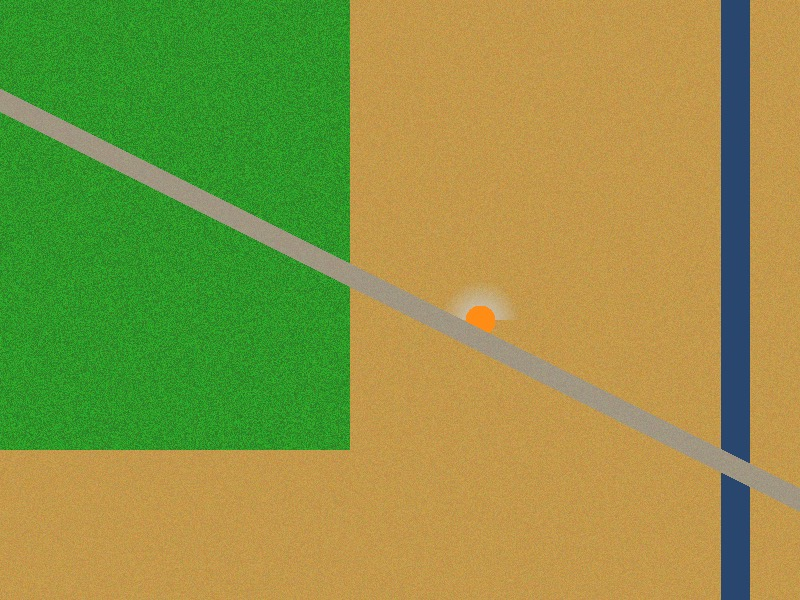
#> input picture samples/sample_aerial.jpg, 800 x 600 px
$ python -i fire_detector.py   (imports and definitions only)   (older library calls are emulated)
#> lines starting #> are read from the running program, lines starting #| are printed output that depends on the picture; after the words box and inside, x2 and y2 are one past the last pixel; in counts of white or black regions, pixels touching at a corner belong together
"""Early Smoke and Flame / Hotspot Detection Service for SEKAT-AI.

Lightweight, deterministic computer-vision detection based on colour and texture.
"""

import subprocess
from dataclasses import dataclass
from pathlib import Path
from typing import Any, Dict, List, Optional, Union

import cv2
import numpy as np
from PIL import Image

from backend.app.core.config import OUTPUT_DIR
from backend.app.services.map_renderer import draw_detections, draw_firebreak, transform_points

MAX_ANNOTATED_SECONDS = 60


@dataclass
class SceneMasks:
    """Boolean per-pixel scene classes of one frame."""

    fire: np.ndarray
    smoke: np.ndarray
    fuel: np.ndarray  # Unburnt, unobscured vegetation/soil that fire can reach


def flame_mask(rgb: np.ndarray) -> np.ndarray:
    """Pixels with flame colour (bright, saturated red-orange to yellow)."""
    hsv = cv2.cvtColor(rgb, cv2.COLOR_RGB2HSV)
    mask = cv2.inRange(hsv, (3, 105, 222), (32, 255, 255)) > 0
    ys, xs = np.nonzero(mask)
    r, g, b = rgb[ys, xs].astype(np.int16).T
    mask[ys, xs] = (g >= 85) & (r - b >= 90) & (r >= g)
    return mask


def ground_mask(rgb: np.ndarray) -> np.ndarray:
    """Coloured (unburnt, smoke-free) land, as an 8-bit mask for feature tracking."""
    return cv2.inRange(cv2.cvtColor(cv2.blur(rgb, (9, 9)), cv2.COLOR_RGB2HSV), (0, 55, 20), (179, 255, 255))


def segment_scene(rgb: np.ndarray) -> SceneMasks:
    """Split a frame into flame, smoke/haze, and unburnt fuel.

    Smoke, sky, ash and asphalt are nearly colourless, while vegetation and dry
    shrubs keep colour saturation. Smoke is additionally bright and untextured.
    """
    h, w = rgb.shape[:2]
    sigma = max(0.8, 5.0 * max(h, w) / 1280.0)
    fire = flame_mask(rgb)
    blurred = cv2.cvtColor(cv2.GaussianBlur(rgb, (0, 0), sigma), cv2.COLOR_RGB2HSV)
    gray = cv2.cvtColor(rgb, cv2.COLOR_RGB2GRAY).astype(np.float32)
    mean = cv2.GaussianBlur(gray, (0, 0), sigma)
    std = np.sqrt(np.maximum(cv2.GaussianBlur(gray * gray, (0, 0), sigma) - mean * mean, 0))
    colourless = blurred[..., 1] < 55
    smoke = colourless & (blurred[..., 2] > 125) & (std < 13)
    fuel = ~colourless & (blurred[..., 2] > 20) & ~fire
    return SceneMasks(fire=fire, smoke=smoke, fuel=fuel)


class FireSmokeDetector:
    """Detects fire fronts and smoke areas from drone RGB imagery."""

    @staticmethod
    def _regions(mask: np.ndarray, link_px: int, min_area: int, open_px: int = 0) -> List[Dict[str, Any]]:
        """Group nearby mask pixels into regions, sorted by area (largest first)."""
        # Work on the occupied part only; flames usually cover a small area.
        ox, oy, cw, ch = cv2.boundingRect(mask.astype(np.uint8))
        if cw == 0:
            return []
        work = mask[oy:oy + ch, ox:ox + cw].astype(np.uint8)
        if open_px > 1:
            kernel = cv2.getStructuringElement(cv2.MORPH_ELLIPSE, (open_px, open_px))
            work = cv2.morphologyEx(work, cv2.MORPH_OPEN, kernel)
        size = max(3, link_px | 1)
        kernel = cv2.getStructuringElement(cv2.MORPH_ELLIPSE, (size, size))
        # Pad so closing is not cut off at the image border.
        padded = cv2.copyMakeBorder(work, size, size, size, size, cv2.BORDER_CONSTANT)
        closed = cv2.morphologyEx(padded, cv2.MORPH_CLOSE, kernel)[size:-size, size:-size].copy()
        _, labels, stats, _ = cv2.connectedComponentsWithStats(closed, connectivity=8)
        areas = np.bincount(labels.ravel(), weights=work.ravel())
        regions = []
        for i in np.argsort(-areas):
            if i == 0 or areas[i] < min_area:
                continue
            x, y, bw, bh = (int(v) for v in stats[i][:4])
            local = (labels[y:y + bh, x:x + bw] == i).astype(np.uint8)
            radius = float(cv2.distanceTransform(np.pad(local, 1), cv2.DIST_L2, 5).max())
            ys, xs = np.nonzero(local & work[y:y + bh, x:x + bw])
            contours, _ = cv2.findContours(local, cv2.RETR_EXTERNAL, cv2.CHAIN_APPROX_SIMPLE, offset=(x + ox, y + oy))
            contour = max(contours, key=cv2.contourArea)
            contour = cv2.approxPolyDP(contour, 0.0015 * max(mask.shape), True)
            regions.append({
                "area": int(areas[i]),
                "compactness": radius / float(np.sqrt(areas[i])),
                "bbox": {"x": x + ox, "y": y + oy, "w": bw, "h": bh},
                "centroid": {"x": int(xs.mean()) + x + ox, "y": int(ys.mean()) + y + oy},
                "contour": contour.reshape(-1, 2).tolist(),
            })
        return regions

    def detect_cv(self, rgb_array: np.ndarray, masks: Optional[SceneMasks] = None) -> List[Dict[str, Any]]:
        """Deterministic detector returning one entry per fire front / smoke area."""
        masks = masks or segment_scene(rgb_array)
        h, w = rgb_array.shape[:2]
        s = max(h, w) / 1280.0
        detections: List[Dict[str, Any]] = []

        def add(region: Dict[str, Any], class_name: str, label: str, confidence: float) -> None:
            detections.append({
                "id": len(detections) + 1,
                "class_name": class_name,
                "label": label,
                "confidence": round(confidence, 3),
                "bbox": region["bbox"],
                "centroid": region["centroid"],
                "area_px": region["area"],
                "contour": region["contour"],
            })

        for reg in self._regions(masks.fire, int(22 * s), max(8, int(40 * s * s))):
            is_front = max(reg["bbox"]["w"], reg["bbox"]["h"]) > 0.08 * max(h, w)
            label = "Garis Api Aktif" if is_front else "Titik Api Awal"
            add(reg, "hotspot", label, min(0.98, 0.85 + reg["area"] / (4000.0 * s * s) * 0.12))
        smokes = self._regions(masks.smoke, int(25 * s), max(60, int(0.01 * h * w)), open_px=int(15 * s))
        # Roads and canals are grey too, but long and thin
        for reg in [r for r in smokes if r["compactness"] >= 0.12][:3]:
            add(reg, "smoke", "Area Asap", min(0.92, 0.74 + reg["area"] / (h * w) * 0.5))
        return detections

    # [162 lines left out: functions detect, select_keyframe, _frame_motions, annotate_video, not called in this run]


# Singleton instance
fire_detector = FireSmokeDetector()

>>> import cv2
>>> picture = cv2.cvtColor(cv2.imread('../../../samples/sample_aerial.jpg'), cv2.COLOR_BGR2RGB)
>>> result = FireSmokeDetector().detect_cv(picture)
#> in flame_mask, `hsv = cv2.cvtColor(rgb, cv2.COLOR_RGB2HSV)`: hsv: shape (600, 800, 3); mean H, S, V 34.6, 161.8, 176.6
#> in flame_mask, `mask = cv2.inRange(hsv, (3, 105, 222), (32, 255, 255)) > 0`:
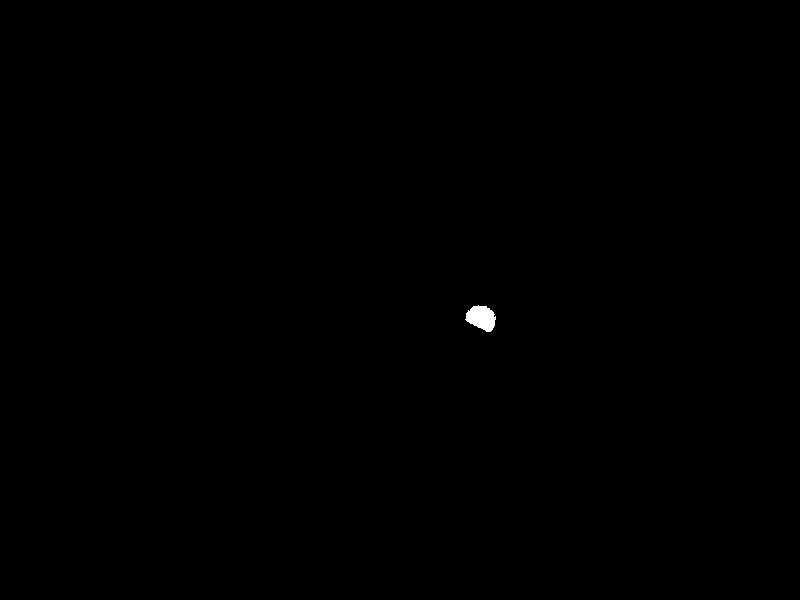
#> mask: shape (600, 800) bool; 0.12% white; 1 white region, box (x1, y1, x2, y2) and area: (465, 305, 496, 332) 567
#> in flame_mask, `ys, xs = np.nonzero(mask)`: ys = 567 values from 305 to 331; xs = 567 values, max 495 at index 257, min 465 at index 318, mean 481.2
#> in flame_mask, `r, g, b = rgb[ys, xs].astype(np.int16).T`: r = 567 values, max 255 at index 22, min 222 at index 0, mean 249.5; g = 567 values, max 183 at index 144, min 133 at index 139, mean 142.5; b = 567 values, max 130 at index 0, min 6 at index 558, mean 29.22
#> in segment_scene, `blurred = cv2.cvtColor(cv2.GaussianBlur(rgb, (0, 0), sigma), cv2.COLOR..`: blurred: shape (600, 800, 3); mean H, S, V 34.6, 159.9, 175.9
#> in segment_scene, `gray = cv2.cvtColor(rgb, cv2.COLOR_RGB2GRAY).astype(np.float32)`:
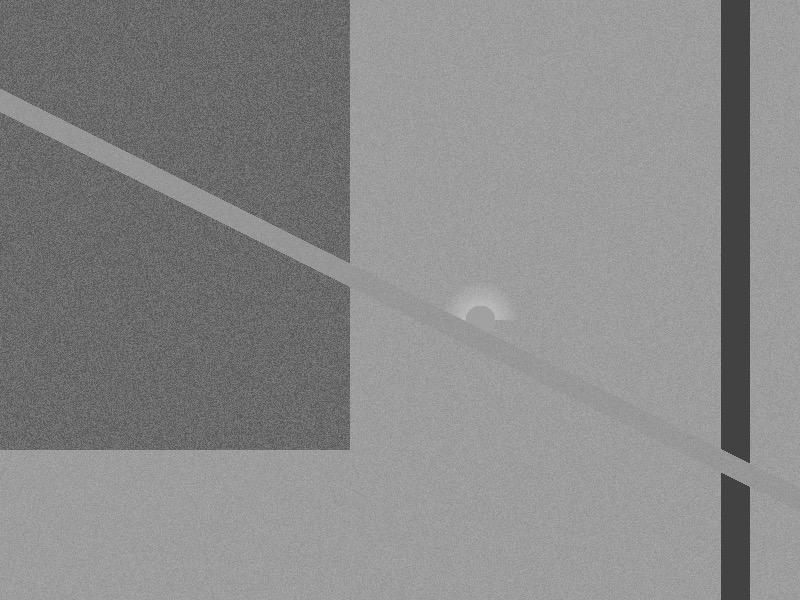
#> gray: shape (600, 800) float32; min 59, max 192, mean 137.4
#> in segment_scene, `std = np.sqrt(np.maximum(cv2.GaussianBlur(gray * gray, (0, 0), sigma) ..`:
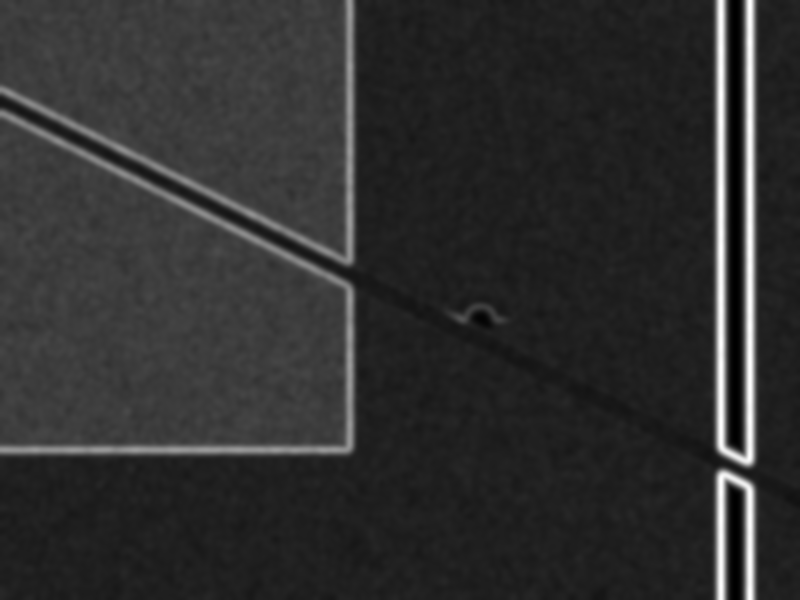
#> std: shape (600, 800) float32; min 0.0312, max 45.75, mean 8.6; drawn with min black and max white
#> in segment_scene, `colourless = blurred[..., 1] < 55`: colourless: shape (600, 800) bool; 2.8% white; 1 white region, box (x1, y1, x2, y2) and area: (0, 0, 800, 600) 13317
#> in segment_scene, `smoke = colourless & (blurred[..., 2] > 125) & (std < 13)`:
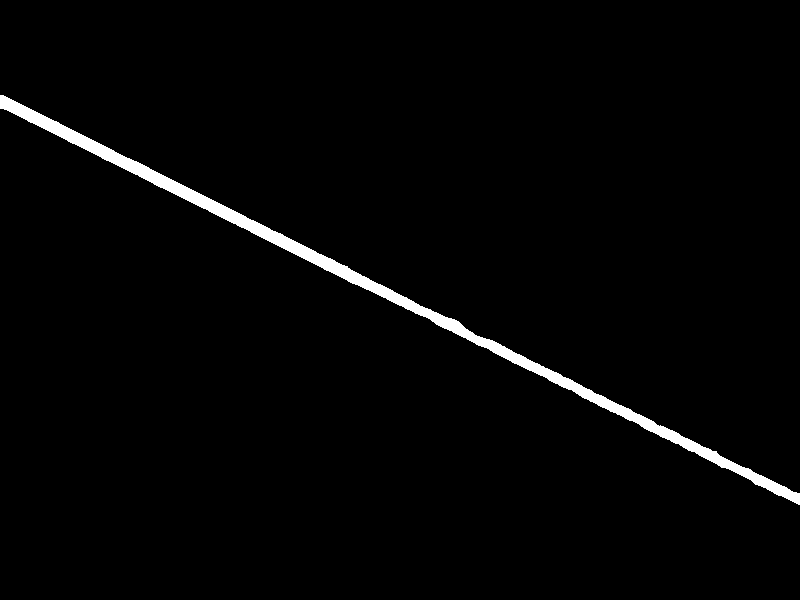
#> smoke: shape (600, 800) bool; 2% white; 1 white region, box (x1, y1, x2, y2) and area: (0, 95, 800, 505) 9812
#> in segment_scene, `fuel = ~colourless & (blurred[..., 2] > 20) & ~fire`: fuel: shape (600, 800) bool; 97.1% white; 2 black regions, box (x1, y1, x2, y2) and area: (0, 0, 800, 600) 13317, (465, 305, 496, 332) 567
#> in _regions, `ox, oy, cw, ch = cv2.boundingRect(mask.astype(np.uint8))`: ox = 465; oy = 305; cw = 31; ch = 27
#> in _regions, `work = mask[oy:oy + ch, ox:ox + cw].astype(np.uint8)`: work: shape (27, 31); values 0 (black) and 1 (white), 67.7% white; 4 black regions, box (x1, y1, x2, y2) and area: (0, 15, 21, 27) 129, (14, 0, 31, 12) 62, (0, 0, 13, 14) 54, (26, 15, 31, 27) 25
#> in _regions, `size = max(3, link_px | 1)`: size = 13
#> in _regions, `padded = cv2.copyMakeBorder(work, size, size, size, size, cv2.BORDER_C..`: padded: shape (53, 57); values 0 (black) and 1 (white), 18.8% white; 1 white region, box (x1, y1, x2, y2) and area: (13, 13, 44, 40) 567
#> in _regions, `closed = cv2.morphologyEx(padded, cv2.MORPH_CLOSE, kernel)[size:-size,..`:
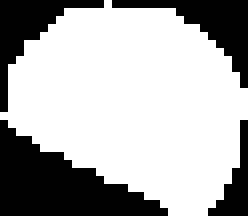
#> closed: shape (27, 31) (shown 8 times larger); values 0 (black) and 1 (white), 68.3% white; 4 black regions, box (x1, y1, x2, y2) and area: (0, 15, 21, 27) 129, (14, 0, 31, 11) 58, (0, 0, 13, 14) 53, (26, 15, 31, 27) 25
#> in _regions, `_, labels, stats, _ = cv2.connectedComponentsWithStats(closed, connect..`: stats = [[0, 0, 31, 27, 265], [0, 0, 31, 27, 572]]
#> in _regions, `areas = np.bincount(labels.ravel(), weights=work.ravel())`: areas = [0, 567]
#> the loop in detect_cv, `for reg in self._regions(masks.fire, int(22 * s), max(8, int(40 * s * ..` made 1 pass
#> (is_front, label) on pass 1: (False, 'Titik Api Awal')
#> call 2 of _regions, with link_px = 15, min_area = 4800, open_px = 9
#> in _regions (call 2), `ox, oy, cw, ch = cv2.boundingRect(mask.astype(np.uint8))`: ox = 0; oy = 95; cw = 800; ch = 410
#> in _regions (call 2), `work = mask[oy:oy + ch, ox:ox + cw].astype(np.uint8)`:
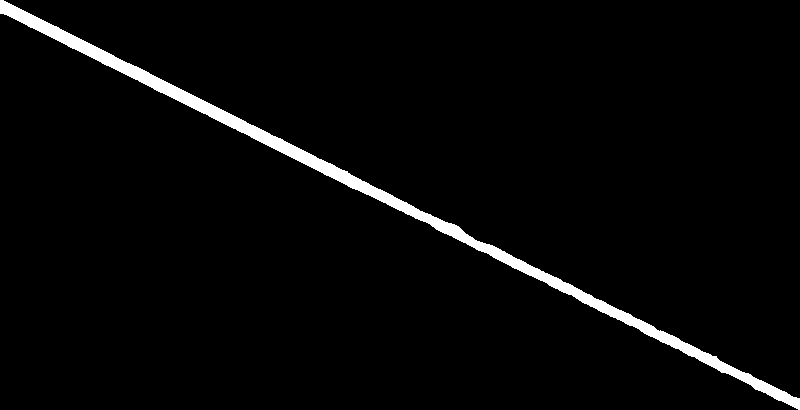
#> work: shape (410, 800); values 0 (black) and 1 (white), 3% white; 1 white region, box (x1, y1, x2, y2) and area: (0, 0, 800, 410) 9812
#> in _regions (call 2), `work = cv2.morphologyEx(work, cv2.MORPH_OPEN, kernel)`: work: shape (410, 800); values 0 (black) and 1 (white), 3% white; 1 white region, box (x1, y1, x2, y2) and area: (0, 0, 800, 410) 9796
#> in _regions (call 2), `padded = cv2.copyMakeBorder(work, size, size, size, size, cv2.BORDER_C..`:
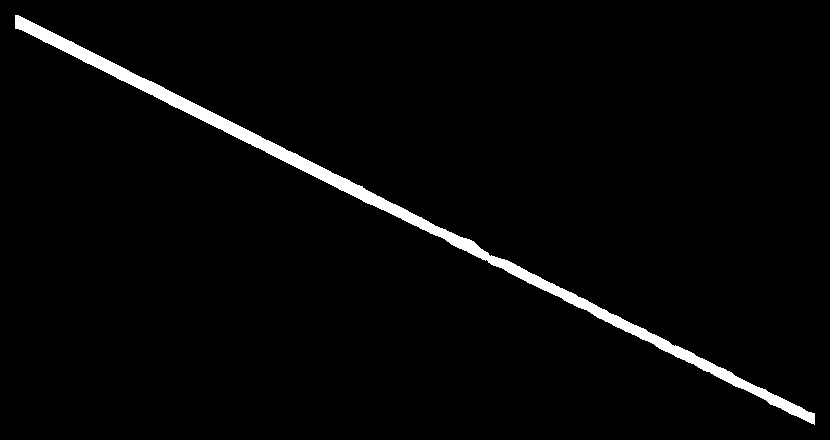
#> padded: shape (440, 830); values 0 (black) and 1 (white), 2.7% white; 1 white region, box (x1, y1, x2, y2) and area: (15, 15, 815, 425) 9796
#> in _regions (call 2), `closed = cv2.morphologyEx(padded, cv2.MORPH_CLOSE, kernel)[size:-size,..`: closed: shape (410, 800); values 0 (black) and 1 (white), 3% white; 1 white region, box (x1, y1, x2, y2) and area: (0, 0, 800, 410) 9802
#> in _regions (call 2), `_, labels, stats, _ = cv2.connectedComponentsWithStats(closed, connect..`: stats = [[0, 0, 800, 410, 318198], [0, 0, 800, 410, 9802]]
#> in _regions (call 2), `areas = np.bincount(labels.ravel(), weights=work.ravel())`: areas = [0, 9796]
#> the loop in _regions (call 2), `for i in np.argsort(-areas):` made 2 passes
#> (x, y, bw, bh, radius) on pass 1: (0, 0, 800, 410, 6.59)
#> i on pass 2: 0
#> after the loop in _regions (call 2), `for i in np.argsort(-areas):`: regions = 1 item
#> result = 1 item
